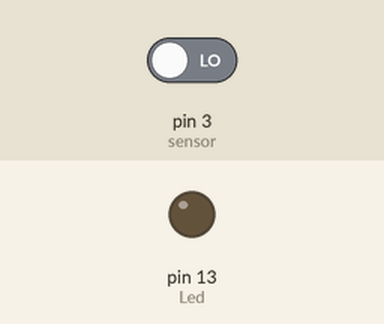
This sketch was run on a simulated Arduino Uno, built with avr-gcc and run on an emulated ATmega328P. Shown: output pins drawn as LEDs (lit = HIGH). The inputs (shaded band) are chosen by the test bench; at power-on: pin 3 (sensor) LOW.

Above: at 1.2 s.
1.3 s: pin 3 (sensor) driven HIGH
At 2.4 s:
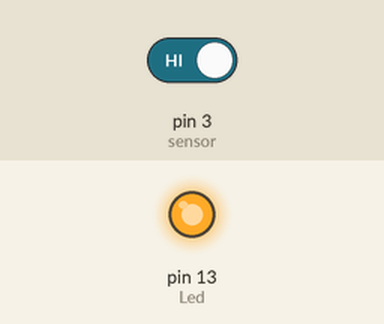
2.8 s: pin 3 (sensor) driven LOW
At 3.5 s:
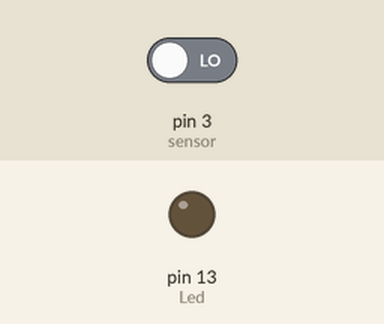
Timing chart, 0 to 5.8 s (numbered marks = the images above; inputs shaded):
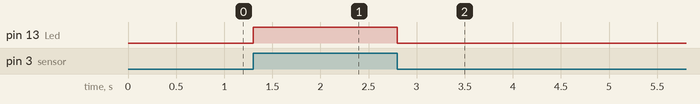

The sketch:

Light_Blocking.ino
```cpp
int Led=13; // defined LED pin
int sensor=3; // definded sensor
int val;

void setup(){
  pinMode(Led,OUTPUT);
  pinMode(sensor,INPUT);
}

void loop(){
  val=digitalRead(sensor);
  if(val==HIGH){ //When the module detects a signal, LED flashes.
    digitalWrite(Led,HIGH);
  }else{
    digitalWrite(Led,LOW);
  }
}
```

Measured:
- after the input at 1.3 s, pin 13 (Led): LOW → HIGH at once
- after the input at 2.8 s, pin 13 (Led): HIGH → LOW at once
